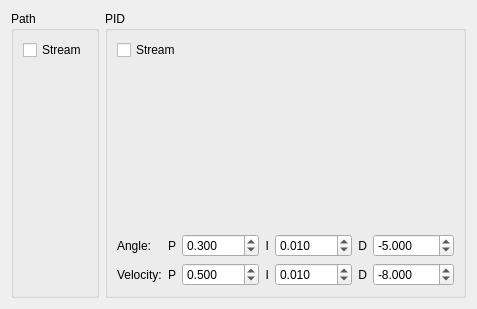
      <widget class="QWidget" name="tabPath">
       <attribute name="title">
        <string>Path/PID</string>
       </attribute>
       <layout class="QGridLayout" name="gridLayout">
        <item row="0" column="0">
         <widget class="QGroupBox" name="groupPath">
          <property name="title">
           <string>Path</string>
          </property>
          <layout class="QGridLayout" name="gridLayout_8">
           <item row="1" column="0">
            <widget class="QCustomPlot" name="pathPlot" native="true">
             <property name="sizePolicy">
              <sizepolicy hsizetype="Expanding" vsizetype="Expanding">
               <horstretch>0</horstretch>
               <verstretch>0</verstretch>
              </sizepolicy>
             </property>
            </widget>
           </item>
           <item row="0" column="0">
            <widget class="QCheckBox" name="streamPath">
             <property name="text">
              <string>Stream</string>
             </property>
            </widget>
           </item>
          </layout>
         </widget>
        </item>
        <item row="0" column="1">
         <widget class="QGroupBox" name="groupPID">
          <property name="title">
           <string>PID</string>
          </property>
          <layout class="QVBoxLayout" name="verticalLayout_7">
           <item>
            <widget class="QCheckBox" name="streamPID">
             <property name="text">
              <string>Stream</string>
             </property>
            </widget>
           </item>
           <item>
            <widget class="QCustomPlot" name="plotPID" native="true">
             <property name="sizePolicy">
              <sizepolicy hsizetype="Expanding" vsizetype="Expanding">
               <horstretch>0</horstretch>
               <verstretch>0</verstretch>
              </sizepolicy>
             </property>
             <property name="minimumSize">
              <size>
               <width>0</width>
               <height>150</height>
              </size>
             </property>
            </widget>
           </item>
           <item>
            <layout class="QGridLayout" name="gridLayout_7">
             <property name="topMargin">
              <number>12</number>
             </property>
             <item row="0" column="2">
              <widget class="QDoubleSpinBox" name="spinPIDAP">
               <property name="prefix">
                <string/>
               </property>
               <property name="decimals">
                <number>3</number>
               </property>
               <property name="minimum">
                <double>0.000000000000000</double>
               </property>
               <property name="maximum">
                <double>9999.000000000000000</double>
               </property>
               <property name="singleStep">
                <double>0.100000000000000</double>
               </property>
               <property name="value">
                <double>0.300000000000000</double>
               </property>
              </widget>
             </item>
             <item row="0" column="3">
              <widget class="QLabel" name="label_25">
               <property name="text">
                <string>I</string>
               </property>
               <property name="alignment">
                <set>Qt::AlignRight|Qt::AlignTrailing|Qt::AlignVCenter</set>
               </property>
              </widget>
             </item>
             <item row="1" column="5">
              <widget class="QLabel" name="label_30">
               <property name="text">
                <string>D</string>
               </property>
               <property name="alignment">
                <set>Qt::AlignRight|Qt::AlignTrailing|Qt::AlignVCenter</set>
               </property>
              </widget>
             </item>
             <item row="1" column="1">
              <widget class="QLabel" name="label_28">
               <property name="text">
                <string>P</string>
               </property>
               <property name="alignment">
                <set>Qt::AlignRight|Qt::AlignTrailing|Qt::AlignVCenter</set>
               </property>
              </widget>
             </item>
             <item row="0" column="5">
              <widget class="QLabel" name="label_26">
               <property name="text">
                <string>D</string>
               </property>
               <property name="alignment">
                <set>Qt::AlignRight|Qt::AlignTrailing|Qt::AlignVCenter</set>
               </property>
              </widget>
             </item>
             <item row="0" column="0">
              <widget class="QLabel" name="label_23">
               <property name="text">
                <string>Angle:</string>
               </property>
              </widget>
             </item>
             <item row="0" column="6">
              <widget class="QDoubleSpinBox" name="spinPIDAD">
               <property name="decimals">
                <number>3</number>
               </property>
               <property name="minimum">
                <double>-9999.000000000000000</double>
               </property>
               <property name="maximum">
                <double>0.000000000000000</double>
               </property>
               <property name="singleStep">
                <double>0.100000000000000</double>
               </property>
               <property name="value">
                <double>-5.000000000000000</double>
               </property>
              </widget>
             </item>
             <item row="0" column="1">
              <widget class="QLabel" name="label_24">
               <property name="text">
                <string>P</string>
               </property>
               <property name="alignment">
                <set>Qt::AlignRight|Qt::AlignTrailing|Qt::AlignVCenter</set>
               </property>
              </widget>
             </item>
             <item row="1" column="0">
              <widget class="QLabel" name="label_29">
               <property name="text">
                <string>Velocity:</string>
               </property>
              </widget>
             </item>
             <item row="1" column="6">
              <widget class="QDoubleSpinBox" name="spinPIDVD">
               <property name="decimals">
                <number>3</number>
               </property>
               <property name="minimum">
                <double>-9999.000000000000000</double>
               </property>
               <property name="maximum">
                <double>0.000000000000000</double>
               </property>
               <property name="singleStep">
                <double>0.100000000000000</double>
               </property>
               <property name="value">
                <double>-8.000000000000000</double>
               </property>
              </widget>
             </item>
             <item row="1" column="4">
              <widget class="QDoubleSpinBox" name="spinPIDVI">
               <property name="decimals">
                <number>3</number>
               </property>
               <property name="minimum">
                <double>0.000000000000000</double>
               </property>
               <property name="maximum">
                <double>9999.000000000000000</double>
               </property>
               <property name="singleStep">
                <double>0.010000000000000</double>
               </property>
               <property name="value">
                <double>0.010000000000000</double>
               </property>
              </widget>
             </item>
             <item row="1" column="2">
              <widget class="QDoubleSpinBox" name="spinPIDVP">
               <property name="decimals">
                <number>3</number>
               </property>
               <property name="minimum">
                <double>0.000000000000000</double>
               </property>
               <property name="maximum">
                <double>9999.000000000000000</double>
               </property>
               <property name="singleStep">
                <double>0.100000000000000</double>
               </property>
               <property name="value">
                <double>0.500000000000000</double>
               </property>
              </widget>
             </item>
             <item row="0" column="4">
              <widget class="QDoubleSpinBox" name="spinPIDAI">
               <property name="decimals">
                <number>3</number>
               </property>
               <property name="minimum">
                <double>0.000000000000000</double>
               </property>
               <property name="maximum">
                <double>9999.000000000000000</double>
               </property>
               <property name="singleStep">
                <double>0.010000000000000</double>
               </property>
               <property name="value">
                <double>0.010000000000000</double>
               </property>
              </widget>
             </item>
             <item row="1" column="3">
              <widget class="QLabel" name="label_27">
               <property name="text">
                <string>I</string>
               </property>
               <property name="alignment">
                <set>Qt::AlignRight|Qt::AlignTrailing|Qt::AlignVCenter</set>
               </property>
              </widget>
             </item>
            </layout>
           </item>
          </layout>
         </widget>
        </item>
       </layout>
      </widget>
